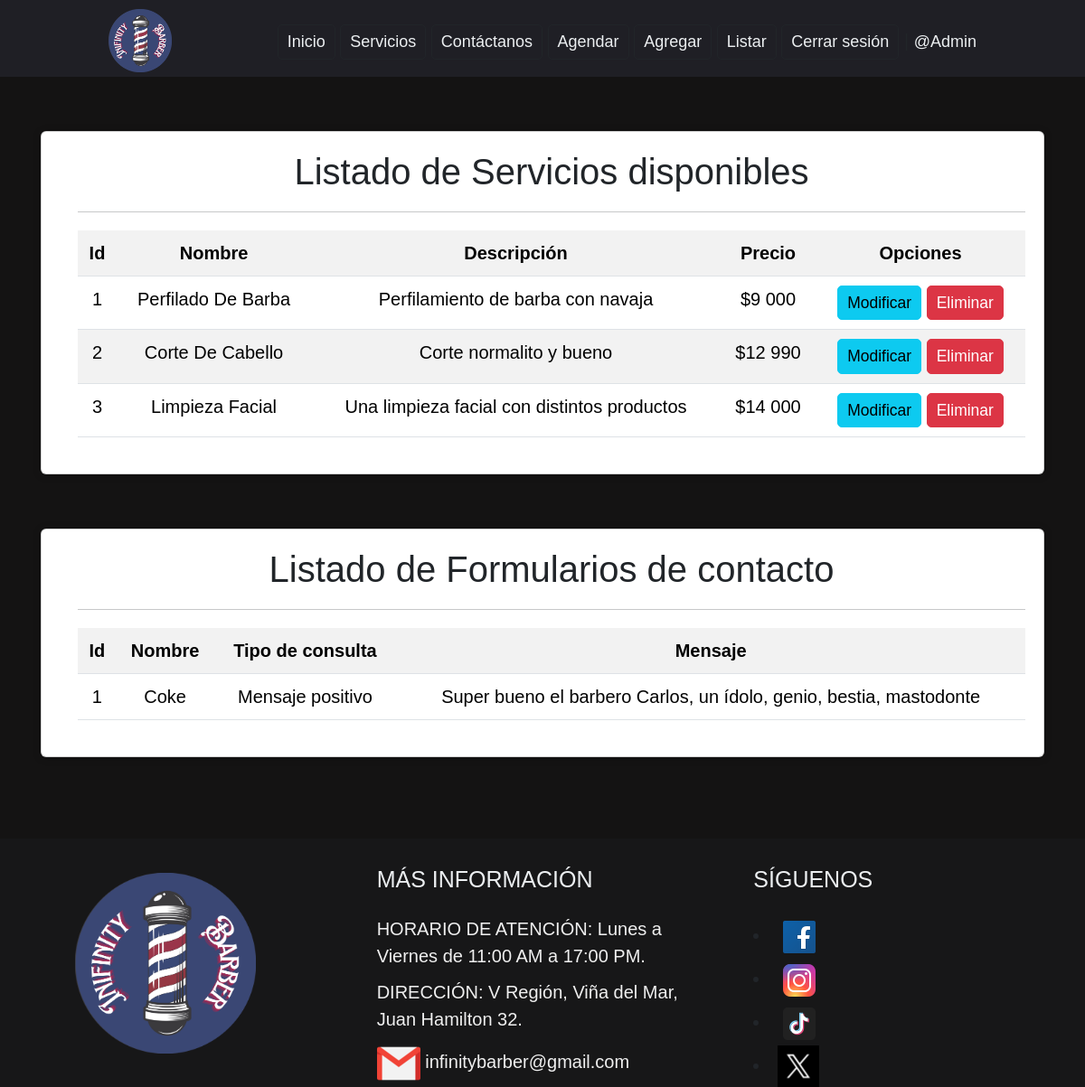
/listar/ (signed in), run on an earlier commit of the app's database.
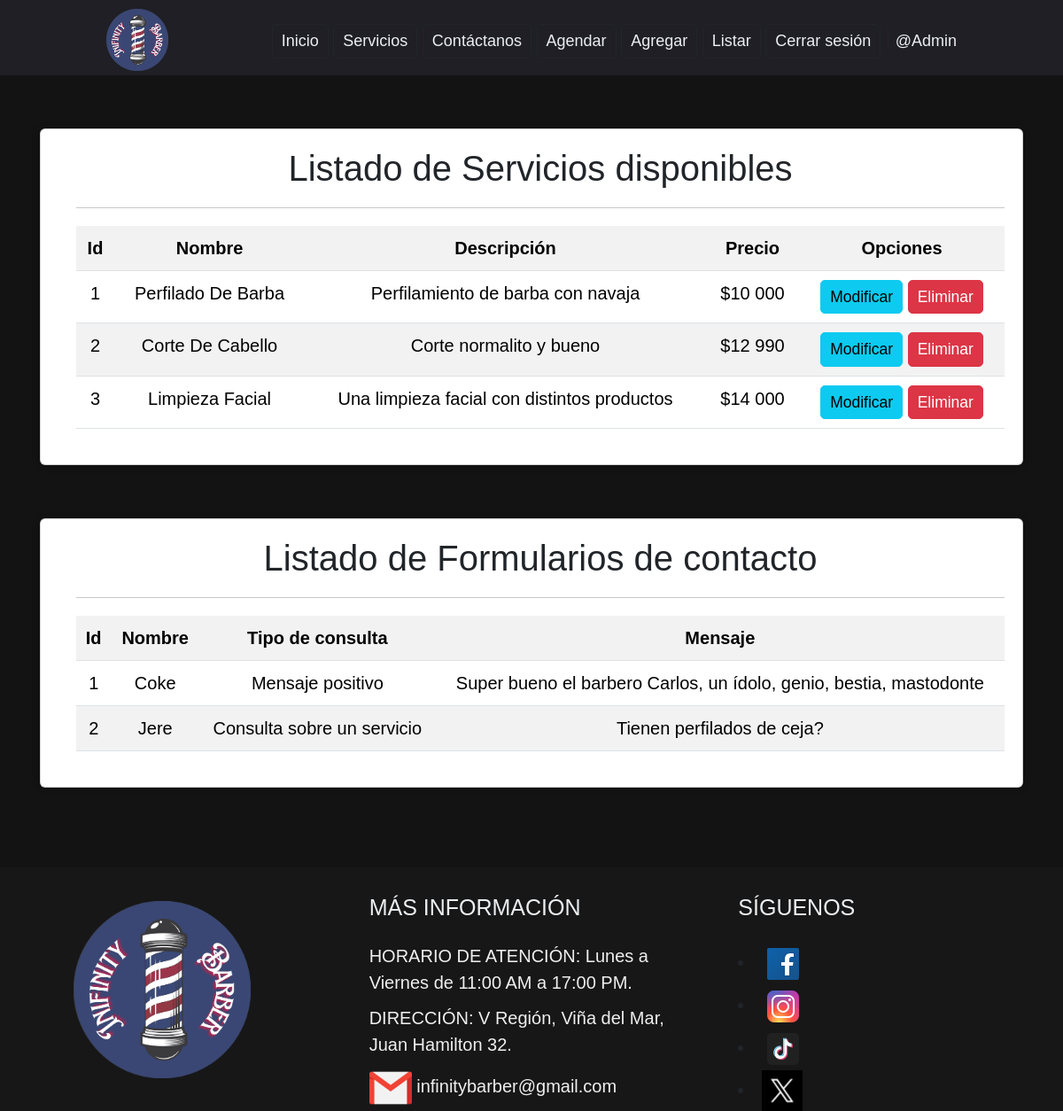
And on a later commit of the database.
### App/models.py (models this page shows, shortened)
class Servicio(models.Model):
    nombre = models.CharField(max_length=50, verbose_name="Nombre")
    descripcion = models.CharField(max_length=150, verbose_name="Descripción")
    imagen = models.ImageField(upload_to='img/servicios', verbose_name="Imagen del servicio", null=True)
    precio =  models.IntegerField(verbose_name="Precio")

class Contacto (models.Model):
    nombre = models.CharField(max_length=50, verbose_name="Nombre")
    correo = models.EmailField(verbose_name="Correo")
    tipo_consulta = models.ForeignKey(TipoConsulta, on_delete=models.PROTECT, verbose_name="Tipo Consulta")
    mensaje = models.TextField(max_length=1000, verbose_name="Mensaje")
    avisos = models.BooleanField(verbose_name="Avisos")

class TipoConsulta(models.Model):
    nombre = models.CharField(max_length=50, verbose_name="Nombre")
    def __str__(self):
        return self.nombre

### App/views.py (the view)
# urls.py: path('listar/', list, name="list"),
@permission_required('app.view_servicio')
@permission_required( 'app.view_contacto')
def list(request):
    contactos = Contacto.objects.all()
    servicios = Servicio.objects.all()
    page = request.GET.get('page', 1)
    try:
        paginator = Paginator(servicios, 5)
        servicios = paginator.page(page)
    except:
        raise Http404
    data={
        'entity':servicios,
        'entity2':contactos,
        'paginator':paginator
    }
    return render(request, 'app/crud/list.html', data)

### App/context_processor.py (called while the page is built)
def total_cart(request):
    total = 0
    if "cart" in request.session.keys():
        for key, value in request.session["cart"].items():
            total += int(value["acumulado"])
    return {"total_cart": total}

### App/templates/app/crud/list.html (shortened to what this page needs)
{%extends 'app/base.html'%}
{%load static%}
{%block css%}
<link rel="stylesheet" href="{%static 'css/base.css'%}">
<link rel="stylesheet" href="{%static 'css/crud.css'%}">
{%endblock css%}
{%block content%}
{%load static%}
<br>
<br>
<div class="container">
    <div class="card">
        <div class="card-body">
            <h2>Listado de Servicios disponibles</h2>
            <hr>
            <table class="table table-striped table-hover table-responsive-sm">
                <tr>
                    <th>Id</th>
                    <th>Nombre</th>
                    <th>Descripción</th>
                    <th>Precio</th>
                    <th>Opciones</th>
                </tr>
                {%for s in entity%}
                    <tr>
                        <td>{{ s.id}}</td>
                        <td>{{ s.nombre | title }}</td>
                        <td>{{ s.descripcion }}</td>
                        <td>${{ s.precio }}</td>
                        <td>
                            {%if perms.app.change_servicio%}
                                <a href="{%url 'modify' s.id%}" class="btn btn-info btn-sm">Modificar</a>
                            {%endif%}
                            {%if perms.app.delete_servicio%}
                                <a href="#" onclick="delete_service({{s.id}})" class="btn btn-danger btn-sm">Eliminar</a>
                            {%endif%}
                        </td>
                    </tr>
                {%endfor%}
            </table>
        </div>
    </div>
    <br>
    <br>
    <div class="card">
        <div class="card-body">
            <h2>Listado de Formularios de contacto</h2>
            <hr>
            <table class="table table-striped table-hover table-responsive-sm">
                <tr>
                    <th>Id</th>
                    <th>Nombre</th>
                    <th>Tipo de consulta</th>
                    <th>Mensaje</th>
                </tr>
                {%for c in entity2%}
                    <tr>
                        <td>{{ c.id}}</td>
                        <td>{{ c.nombre | title }}</td>
                        <td>{{ c.tipo_consulta }}</td>
                        <td>{{ c.mensaje }}</td>
                    </tr>
                {%endfor%}
            </table>
        </div>
    </div>
</div>
<br>
<br>
{%endblock content%}

### App/templates/app/base.html (shortened to what this page needs)
<!DOCTYPE html>
<html lang="es">
<head>
    {%load static%}
    {% load bootstrap5 %}
    {% bootstrap_css %}
    {%block css%}{%endblock css%}
</head>
<body>
    {%load static%}
    <header class="header">
      <div class="logo">
        <a href="{%url 'home'%}"><img src="{%static 'img/icons/iconInfinity.png'%}" alt="Logo"></a>
      </div>
      <nav>
        <ul class="nav-links">
          <li><a href="{%url 'home'%}" class="btn btn-outline-dark btn-sm">Inicio</a></li>
          <li><a href="{%url 'services'%}"class="btn btn-outline-dark btn-sm">Servicios</a></li>
          <li><a href="{%url 'contact'%}"class="btn btn-outline-dark btn-sm">Contáctanos</a></li>
          <li><a href="{%url 'reserve'%}"class="btn btn-outline-dark btn-sm">Agendar</a></li>
          {%if perms.app.add_servicio%}
            <li><a href="{%url 'add'%}"class="btn btn-outline-dark btn-sm">Agregar</a></li>
          {%endif%}
          {%if perms.app.view_servicio%}
            <li><a href="{%url 'list'%}"class="btn btn-outline-dark btn-sm">Listar</a></li>
          {%endif%}
          {%if user.is_authenticated%}
          <li><a href="{%url 'logout'%}" class="btn btn-outline-dark btn-sm">Cerrar sesión</a></li> |
          <li ><a href="#" >@{{user.username}}</a></li>
          {%else%}
          <li><a href="{%url 'login'%}">Iniciar sesión</a></li>
          {%endif%}
        </ul>
      </nav>
    </header>
    <div id="content">
      {% block content %}
      {% endblock content%}
    </div>
    <br>
    <footer class="footer">
      <div class="group-1">
        <div class="box">
            <figure><a href="{%url 'home'%}"><img src="{%static 'img/icons/iconInfinity.png'%}" alt="Logo"></a></figure>
        </div>
        <div class="box">
          <br>
            <h2>MÁS INFORMACIÓN</h2>
            <p>HORARIO DE ATENCIÓN: Lunes a Viernes de 11:00 AM a 17:00 PM.</p>
            <p>DIRECCIÓN: V Región, Viña del Mar, Juan Hamilton 32.</p>
            <a href="https://www.gmail.com"><img src="{%static 'img/icons/iconGm.png'%}" alt="Correo">  infinitybarber@gmail.com</a>
        </div>
        <div class="box">
          <br>
            <h2>SÍGUENOS</h2>
            <div class="red-social">
                <li><a href="https://www.facebook.com"><img src="{%static 'img/icons/iconFb.png'%}" alt="Icono FB"></a></li>
                <li><a href="https://www.instagram.com"><img src="{%static 'img/icons/iconIG.png'%}" alt="Icono IG"></a></li>
                <li><a href="https://www.tiktok.com"><img src="{%static 'img/icons/iconTok.png'%}" alt="Icono TikTok"></a></li>
                <li><a href="https://www.twitter.com"><img src="{%static 'img/icons/iconX.png'%}" alt="Icono Twitter"></a></li>
            </div>
        </div>
      </div>
    </footer>
</body>
</html>

### App/static/css/base.css (style rules this page uses)
* { box-sizing: border-box; margin: 0; padding: 0; font-family:'Merriweather', sans-serif; font-size : 20px; }
body { min-width: 400px; display: grid; min-height: 100vh; grid-template-rows: auto 1fr auto; background-position: center center; background-repeat: no-repeat; background-size: cover; background-attachment: fixed; }
.header { background-color: #1F1F25; display: flex; justify-content: flex-end; align-items:end; height: 85px; padding: 5px 10%; }
.header .logo { cursor: pointer; margin-right: auto; }
.header .logo img { height: 70px; width: auto; transition: all 0.3s; }
.header .nav-links { list-style: none; }
.header .nav-links li { display: inline-block; padding-top: 10px; height: 40px; }
.header .nav-links a { font-size: 18px; color: #eceff1; }
.header a { text-decoration: none; }
.footer { width: 100%; background-color: #171718; display: inline-block; }
.footer .group-1 { width: 100%; max-width: 1200px; margin: auto; display: grid; grid-template-columns: repeat(3, 1fr); grid-gap: 50px; padding: auto; }
.footer .group-1 .box figure { width: 100%; height: 100%; display: flex; justify-content: center; align-items: center; }
.footer .group-1 .box figure img { width: 200px; height: 200px; transition: all 0.3s; }
.footer .group-1 .box h2 { display: inline-block; color: #eceff1; margin-bottom: 25px; font-size: 25px; font-family:'Franklin Gothic Medium', 'Arial Narrow', Arial, sans-serif; }
.footer .group-1 .box p { color: #efefef; margin-bottom: 10px; }
.footer .group-1 .box a { text-decoration: none; color: #efefef; }
.footer .group-1 .red-social a { display: inline-block; line-height: 45px; transition: all 0.3s ease; margin-right: 10px; }

### App/static/css/crud.css (style rules this page uses)
body { background-color: #141313; background-position: center center; background-repeat: no-repeat; background-size: cover; background-attachment: fixed; }
table { background-color: #efefef; }
.card { width: 100%; padding-left: 20px; border-radius: 6px; overflow: hidden; background:#fff; box-shadow: 0px 1px 10px rgba(0,0,0,0.2); transition: all 400ms ease-out; cursor: default; justify-content: center; text-align: center; }

What changed in the data, as far as the page shows it:
changed Servicio "Perfilado De Barba": precio "9 000" → "10 000"
added Contacto: id "2", nombre "Jere", tipo_consulta "Consulta sobre un servicio", mensaje "Tienen perfilados de ceja?"
